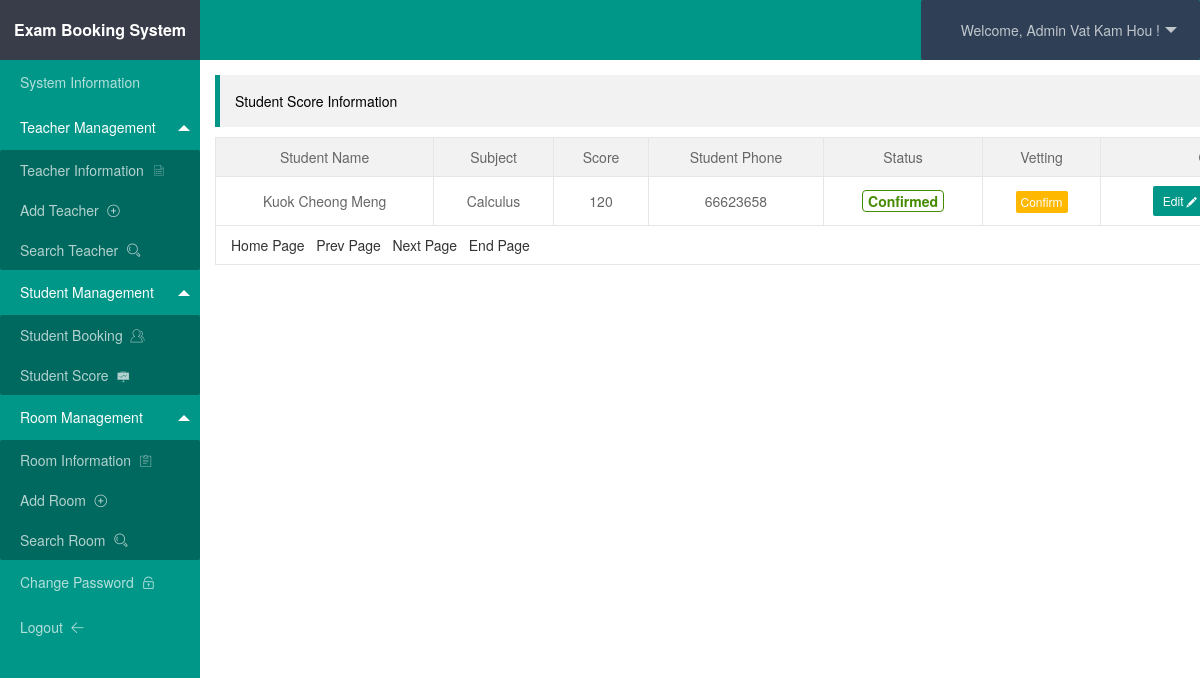
Page /admin/score_list.php (signed in) on the committed database.
### tables this page shows
CREATE TABLE `score`  (
  `id` int(11) NOT NULL AUTO_INCREMENT,
  `name` varchar(100) NULL DEFAULT NULL,
  `km` varchar(50) NULL DEFAULT NULL,
  `teachers` varchar(40) NULL DEFAULT NULL,
  `score` varchar(40) NULL DEFAULT NULL,
  `sfzh` varchar(20) NULL DEFAULT NULL,
  `tel` varchar(30) NULL DEFAULT NULL,
  `status` varchar(20) NULL DEFAULT '0',
  PRIMARY KEY (`id`) USING BTREE
);

### admin/score_list.php (the view, shortened to what this page needs)
<?php
include '../conn.php';
?>
<!DOCTYPE html>
<html>
<head>
    <link rel="stylesheet" href="../assets/css/layui.css" />
    <link rel="stylesheet" href="../css/style.css" />
</head>
<body>
<div class="layui-layout layui-layout-admin">
    <?php include 'header.php'; ?>
    <div class="layui-side layui-bg-black">
        <?php include 'menu.php'; ?>
    </div>
    <div class="layui-body">
        <div class="layui-container">
        	<blockquote class="layui-elem-quote" style="margin-top: 15px;">Student Score Information</blockquote>
			<table class="layui-table">
			  <thead>
			    <tr>
			      <th style="text-align: center;">Student Name</th>
			      <th style="text-align: center;">Subject</th>
			      <th style="text-align: center;">Score</th>
			      <th style="text-align: center;">Student Phone</th>
			      <th style="text-align: center;">Status</th>
			      <th style="text-align: center;">Vetting</th>
			      <th style="text-align: center;">Opearion</th>
			    </tr>
			  </thead>
			  <tbody>
				<?php
					$name = $_SESSION["username"];
					$sql1 = "SELECT COUNT(*) FROM score where teachers = '$name'";
					$count = $pdo -> query($sql1) -> fetchColumn();
					$page = isset($_GET['page']) ? $_GET['page'] : 1;
					$size = 9;
					$last = ceil($count/$size);
					$prev_page = $page - 1 < 1 ? 1 : $page - 1;
					$next_page = $page + 1 > $last ? $last : $page + 1;
					$offset = ($page - 1) * $size;
					$sql = "select * from score where teachers = '$name' limit $offset,$size";
			        $state = $pdo->query($sql);
			        $res = $state->fetchAll(PDO::FETCH_ASSOC);
			        foreach ($res as $key => $value) {
				?>
				<tr align="center">
					<td><?php echo $value['name']; ?></td>
					<td><?php echo $value['km']; ?></td>
					<td><?php echo $value['score']; ?></td>
					<td><?php echo $value['tel']; ?></td>
					<td>
						<?php
						if ($value['status'] == 0) {
							echo "<span class='noagree'>Unconfirmed</span>";
						} else {
							echo "<span class='agree'>Confirmed</span>";
						}
					  ?>
					</td>
					<td>
						<?php
							if ($value['status'] == 0) {
								echo "<a class='layui-btn layui-btn-warm layui-btn-xs' href=qr.php?id="
								.$value["id"].">Confirm</a>";
							} else {
								echo "<a class='layui-btn layui-btn-warm layui-btn-xs' href='javascript:;' style='cursor:not-allowed;'>Confirm</a>";
							}
						?>
					</td>
					<td>
						<a class="layui-btn layui-btn-sm" href="score_edit.php?id=<?php echo $value['id']; ?>">Edit<i class="layui-icon">&#xe642;</i></a>
					</td>
				</tr>
				<?php
					}
				?>
				<tr>
					<td colspan="7">
						<a href="score_list.php?page=<?php echo 1?>">Home Page</a>&nbsp;&nbsp;
					    <a href="score_list.php?page=<?php echo $prev_page?>">Prev Page</a>&nbsp;&nbsp;
					    <a href="score_list.php?page=<?php echo $next_page?>">Next Page</a>&nbsp;&nbsp;
					    <a href="score_list.php?page=<?php echo $last?>">End Page</a>&nbsp;&nbsp;
					</td>
				</tr>
			  </tbody>
			</table>
    	</div>
    </div>
</div>
</body>
</html>

### assets/css/layui.css (style rules this page uses)
.layui-btn,.layui-edge,.layui-inline,img { vertical-align:middle }
.layui-btn,.layui-disabled,.layui-icon,.layui-unselect { -webkit-user-select:none;-ms-user-select:none;-moz-user-select:none }
blockquote,body,button,dd,div,dl,dt,form,h1,h2,h3,h4,h5,h6,input,li,ol,p,pre,td,textarea,th,ul { margin:0;padding:0;-webkit-tap-highlight-color:rgba(0,0,0,0) }
table { border-collapse:collapse;border-spacing:0 }
body { line-height:24px;font:14px Helvetica Neue,Helvetica,PingFang SC,\5FAE\8F6F\96C5\9ED1,Tahoma,Arial,sans-serif }
a { color:#333;text-decoration:none }
.layui-icon { font-family:layui-icon!important;font-size:16px;font-style:normal;-webkit-font-smoothing:antialiased;-moz-osx-font-smoothing:grayscale }
.layui-side { position:fixed;left:0;top:0;bottom:0;z-index:999;width:200px;overflow-x:hidden }
.layui-body { position:absolute;left:200px;right:0;top:0;bottom:0;z-index:998;width:auto;overflow:hidden;overflow-y:auto;box-sizing:border-box }
.layui-layout-admin .layui-side { top:60px;width:200px;overflow-x:hidden }
.layui-layout-admin .layui-body { top:60px;bottom:44px }
.layui-container { position:relative;margin:0 auto;padding:0 15px;box-sizing:border-box }
@media screen and (min-width:768px) { .layui-container { width:750px } }
@media screen and (min-width:992px) { .layui-container { width:970px } }
@media screen and (min-width:1200px) { .layui-container { width:1170px } }
.layui-btn,.layui-input,.layui-select,.layui-textarea,.layui-upload-button { outline:0;-webkit-appearance:none;transition:all .3s;-webkit-transition:all .3s;box-sizing:border-box }
.layui-elem-quote { margin-bottom:10px;padding:15px;line-height:22px;border-left:5px solid #009688;border-radius:0 2px 2px 0;background-color:#f2f2f2 }
.layui-bg-black,.layui-bg-blue,.layui-bg-cyan,.layui-bg-green,.layui-bg-orange,.layui-bg-red { color:#fff!important }
.layui-bg-black { background-color:#393D49!important }
.layui-btn { display:inline-block;height:38px;line-height:38px;padding:0 18px;background-color:#009688;color:#fff;white-space:nowrap;text-align:center;font-size:14px;border:none;border-radius:2px;cursor:pointer }
.layui-btn .layui-icon { margin-right:3px;font-size:18px;vertical-align:bottom;vertical-align:middle\9 }
.layui-btn-warm { background-color:#FFB800 }
.layui-btn-sm { height:30px;line-height:30px;padding:0 10px;font-size:12px }
.layui-btn-sm i { font-size:16px!important }
.layui-btn-xs { height:22px;line-height:22px;padding:0 5px;font-size:12px }
.layui-table,.layui-table-view { margin:10px 0 }
.layui-table { width:100%;background-color:#fff;color:#666 }
.layui-table tr { transition:all .3s;-webkit-transition:all .3s }
.layui-table th { text-align:left;font-weight:400 }
.layui-table tbody tr:hover,.layui-table thead tr,.layui-table-click,.layui-table-header,.layui-table-hover,.layui-table-mend,.layui-table-patch,.layui-table-tool,.layui-table[lay-even] tr:nth-child(even) { background-color:#f2f2f2 }
.layui-table td,.layui-table th,.layui-table-fixed-r,.layui-table-header,.layui-table-page,.layui-table-tips-main,.layui-table-tool,.layui-table-view,.layui-table[lay-skin=line],.layui-table[lay-skin=row] { border-width:1px;border-style:solid;border-color:#e6e6e6 }
.layui-table td,.layui-table th { position:relative;padding:9px 15px;min-height:20px;line-height:20px;font-size:14px }

### admin/score_list.php (style rules this page uses)
.agree { color:green; font-weight:bold; padding: 0px 5px; border-radius: 4px; color: #458B00; border: 1px solid #458B00; background-color: #fff; }

### rows in the picture
score: name "Kuok Cheong Meng", km "Calculus", score "120", tel "66623658", status "Confirmed"

### other values in the picture
$_SESSION['username'] "Vat Kam Hou"
